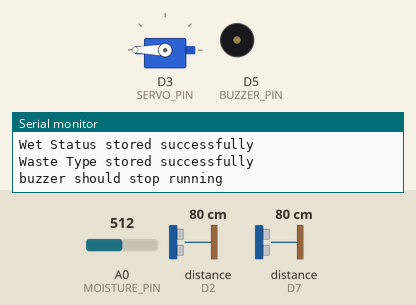
Recording of a sketch running on a simulated ESP8266 (NodeMCU). On the bench: servo, buzzer (waves = sounding, pin HIGH), the last lines printed to the serial monitor. Wiring (inferred from the names in the program): 2 × ultrasonic range finder: trigger D1, echo D2 / trigger D6, echo D7. Inputs (shaded band) come from the test bench; at power-on: distance to the obstacle (sensors on D2, D7) 80 cm, A0 (MOISTURE_PIN) = 512. The echo pulse lasts 58.3 µs per cm; WiFi joins after 1.5 s; servers stay silent unless stated; pins used as bus, display or sensor lines are not drawn.

Above: at 2.7 s.
2.8 s: distance to the obstacle (sensor on D2) set to 9 cm
9.5 s: distance to the obstacle (sensor on D2) set to 6 cm
At 14.7 s:
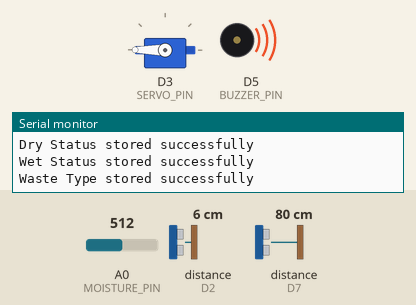
16.1 s: A0 (MOISTURE_PIN) set to 710
At 20.7 s:
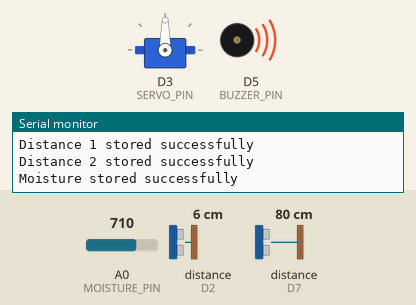
22.7 s: A0 (MOISTURE_PIN) set to 690
At 26.6 s:
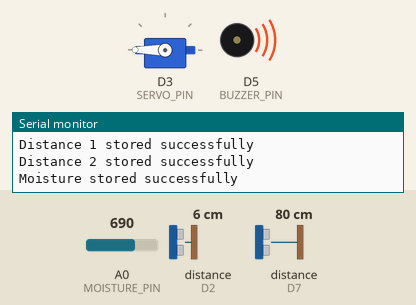
29.3 s: A0 (MOISTURE_PIN) set to 716
At 32.6 s:
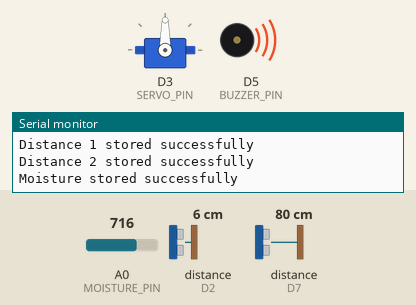
Timing chart, 0 to 34.1 s (numbered marks = the images above; inputs shaded):
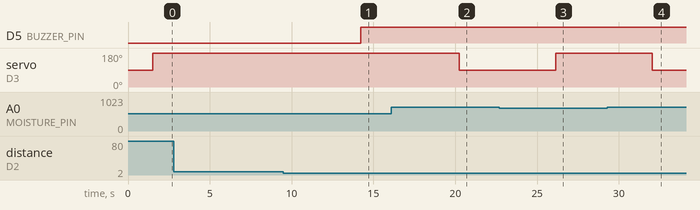

The sketch:

smartdustbin.ino
```cpp
#include <ArduinoJson.h>
#include <ESP8266WiFi.h>
#include <ESP8266WebServer.h>
#include <WiFiClientSecure.h>
#include <Firebase_ESP_Client.h>
#include <ESP_Mail_Client.h>
#include <Servo.h>

#define WIFI_SSID "abc" // Wifi name connected to laptop
#define WIFI_PASSWORD "12345678" // Wifi password

//Firebase HostName
#define FIREBASE_HOST "smart-dustbin-1cb4f-default-rtdb.firebaseio.com"
//Firebase Security Key
#define FIREBASE_AUTH "wDeqZGUrbJ8e8464B2TpRyr1qXKh8sVks0o1pbbg"

#define SMTP_HOST "smtp.gmail.com" //Email HostName
#define SMTP_PORT 465 //Port Number
#define AUTHOR_EMAIL "smartdustbinsystem@gmail.com" //Source Email Address
#define AUTHOR_PASSWORD "evfz kcmw nwfd uafn" //Source Email Password

// Ultrasonic Sensor Pins
#define TRIG_PIN1 D1
#define ECHO_PIN1 D2
#define TRIG_PIN2 D6
#define ECHO_PIN2 D7

// servo motor pins
#define SERVO_PIN D3

#define BUZZER_PIN D5
#define MOISTURE_PIN A0

SMTPSession smtp;
ESP_Mail_Session session;
SMTP_Message message;
bool trigger_Send = true;
float p_Threshold_above = 85.0;
float p_Threshold_below = 70.0;

FirebaseData fbdo;
FirebaseConfig config;
FirebaseAuth auth;

Servo wasteServo;

void setup() {
  Serial.begin(115200);

  wasteServo.attach(SERVO_PIN); // Attach servo to the pin
  wasteServo.write(90); // Default position (neutral)

  pinMode(TRIG_PIN1, OUTPUT);
  pinMode(ECHO_PIN1, INPUT);
  pinMode(TRIG_PIN2, OUTPUT);
  pinMode(ECHO_PIN2, INPUT);
  pinMode(BUZZER_PIN, OUTPUT);
  digitalWrite(BUZZER_PIN, LOW);

  // Connect to WiFi
  WiFi.begin(WIFI_SSID, WIFI_PASSWORD);
  Serial.print("Connecting to WiFi");
  while (WiFi.status() != WL_CONNECTED) {
    delay(500);
    Serial.print(".");
  }
  Serial.println("Connected to WiFi");

  // Configure Firebase
  config.database_url = FIREBASE_HOST;
  config.signer.tokens.legacy_token = FIREBASE_AUTH;
  Firebase.begin(&config, &auth);
  Firebase.reconnectWiFi(true);

  // SMTP session setup
  session.server.host_name = SMTP_HOST;
  session.server.port = SMTP_PORT;
  session.login.email = AUTHOR_EMAIL;
  session.login.password = AUTHOR_PASSWORD;
  session.login.user_domain = "smtp.gmail.com";
}

long measureDistance(int trigPin, int echoPin) {
  digitalWrite(trigPin, LOW);
  delayMicroseconds(2);
  digitalWrite(trigPin, HIGH);
  delayMicroseconds(10);
  digitalWrite(trigPin, LOW);

  long duration = pulseIn(echoPin, HIGH);
  long distance = duration * 0.034 / 2;
  return distance;
}

void sendEmail(String subject, String messageBody) {
  message.sender.name = "Smart Drainage System";
  message.sender.email = AUTHOR_EMAIL;
  message.subject = subject;

//Receiver Email
  message.addRecipient("Admin", "smartdustbinsystem@gmail.com");
  message.text.content = messageBody.c_str();

  if (!smtp.connect(&session)) {
    Serial.println("SMTP connection failed!");
    return;
  }

  if (!MailClient.sendMail(&smtp, &message)) {
    Serial.println("Email send failed!");
  } else {
    Serial.println("Email sent successfully!");
  }
}

void loop() {
  long distance1 = measureDistance(TRIG_PIN1, ECHO_PIN1);
  long distance2 = measureDistance(TRIG_PIN2, ECHO_PIN2);
  int moistureValue = analogRead(MOISTURE_PIN);

  Serial.print("Distance 1: "); Serial.print(distance1); Serial.println(" cm");
  Serial.print("Distance 2: "); Serial.print(distance2); Serial.println(" cm");
  Serial.print("Moisture Level: "); Serial.println(moistureValue);

  String status1 = (distance1 < 7) ? "Dry Section Full!!" : "Dry Section in safe range!!";
  String status2 = (distance2 < 7) ? "Wet Section Full!!" : "Wet Section in safe range!!";
  String wasteType = (moistureValue > 700) ? "Dry Waste" : "Wet Waste";

  if (moistureValue < 700) {
    wasteServo.write(180);  // Move to the "Wet Waste" side
  } else if(moistureValue > 700 && moistureValue < 1024) {
    wasteServo.write(90); // Move to the "dry Waste" side
  } else{
    wasteServo.write(0);
  }
// Store in Firebase
  if (Firebase.RTDB.setString(&fbdo, "/SensorData/Distance1", String(distance1))) {
    Serial.println("Distance 1 stored successfully");
  } else {
    Serial.println("Error storing Distance 1: " + fbdo.errorReason());
  }

  if (Firebase.RTDB.setString(&fbdo, "/SensorData/Distance2", String(distance2))) {
    Serial.println("Distance 2 stored successfully");
  } else {
    Serial.println("Error storing Distance 2: " + fbdo.errorReason());
  }

  if (Firebase.RTDB.setString(&fbdo, "/SensorData/Moisture", String(moistureValue))) {
    Serial.println("Moisture stored successfully");
  } else {
    Serial.println("Error storing Moisture: " + fbdo.errorReason());
  }

  if (Firebase.RTDB.setString(&fbdo, "/SensorData/DryStatus", status1)) {
    Serial.println("Dry Status stored successfully");
  } else {
    Serial.println("Error storing Dry Status: " + fbdo.errorReason());
  }

  if (Firebase.RTDB.setString(&fbdo, "/SensorData/WetStatus", status2)) {
    Serial.println("Wet Status stored successfully");
  } else {
    Serial.println("Error storing Wet Status: " + fbdo.errorReason());
  }

  if (Firebase.RTDB.setString(&fbdo, "/SensorData/WasteType", wasteType)) {
    Serial.println("Waste Type stored successfully");
  } else {
    Serial.println("Error storing Waste Type: " + fbdo.errorReason());
  }

  // Trigger Buzzer & Email on threshold
  if (distance1 < 7 || distance2 < 7) {
    digitalWrite(BUZZER_PIN, HIGH);
    if (trigger_Send) {
      sendEmail("Threshold Alert!", "Warning: " + status1 + ", " + status2);
      trigger_Send = false;
    }
  } else {
    digitalWrite(BUZZER_PIN, LOW);
    Serial.println("buzzer should stop running" );
    trigger_Send = true;
  }

  delay(5000);
}
```

Measured:
- the behaviour switches between 8 and 7 cm on distance to the obstacle (sensor on D2) (found by bisection; images 0 and 1)
- after the input at 9.5 s, D5 (BUZZER_PIN): LOW → HIGH after 4.7 s
- after the input at 16.1 s, servo on D3 (SERVO_PIN): 180° → 90° after 4.1 s
- after the input at 22.7 s, servo on D3 (SERVO_PIN): 90° → 180° after 3.4 s
- after the input at 29.3 s, servo on D3 (SERVO_PIN): 180° → 90° after 2.8 s
